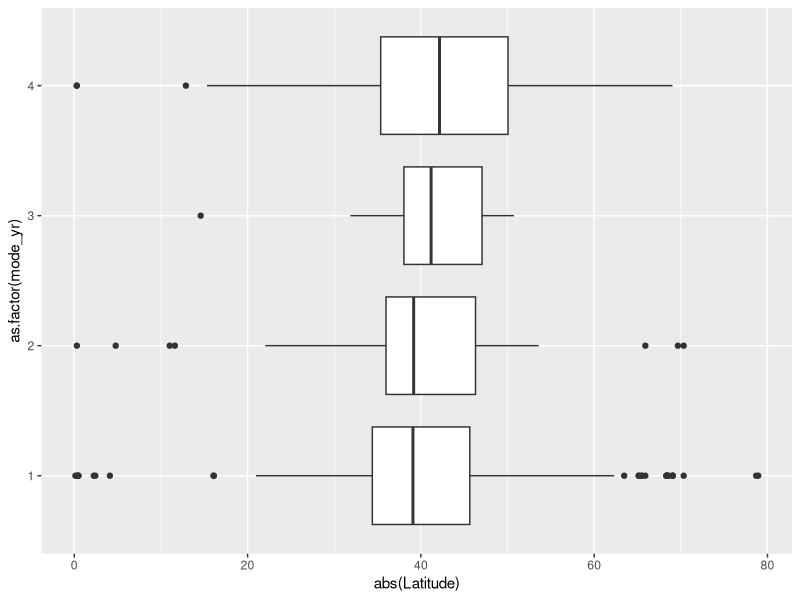
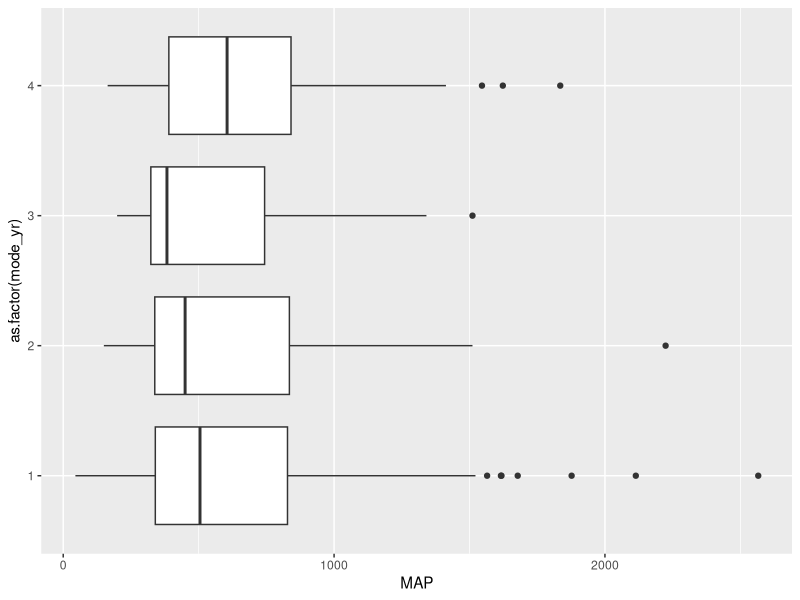
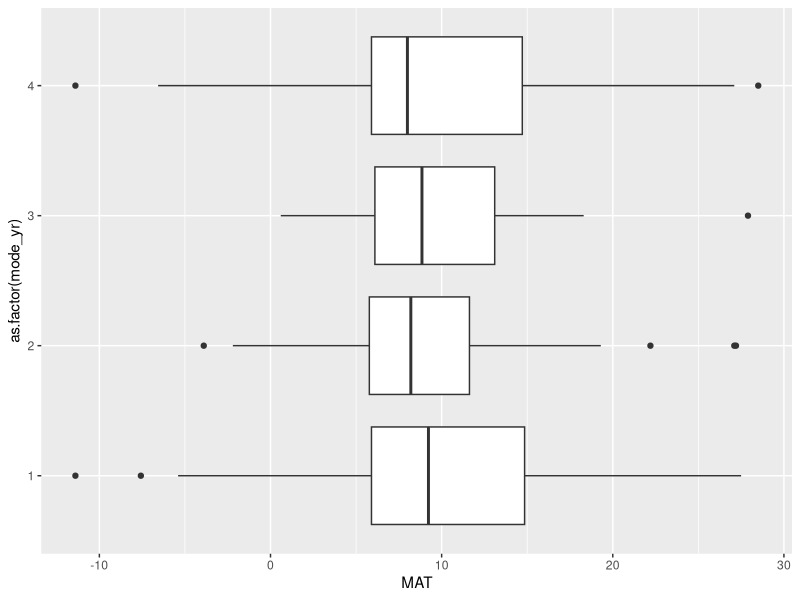
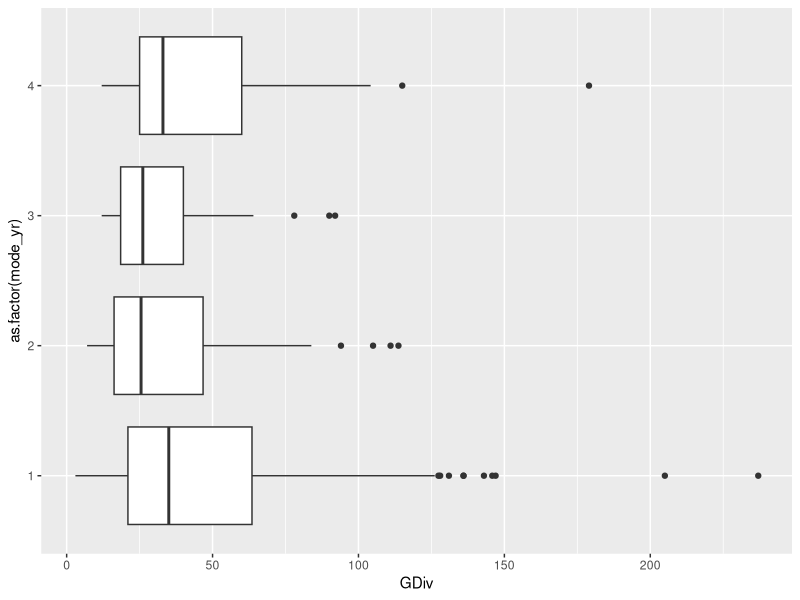
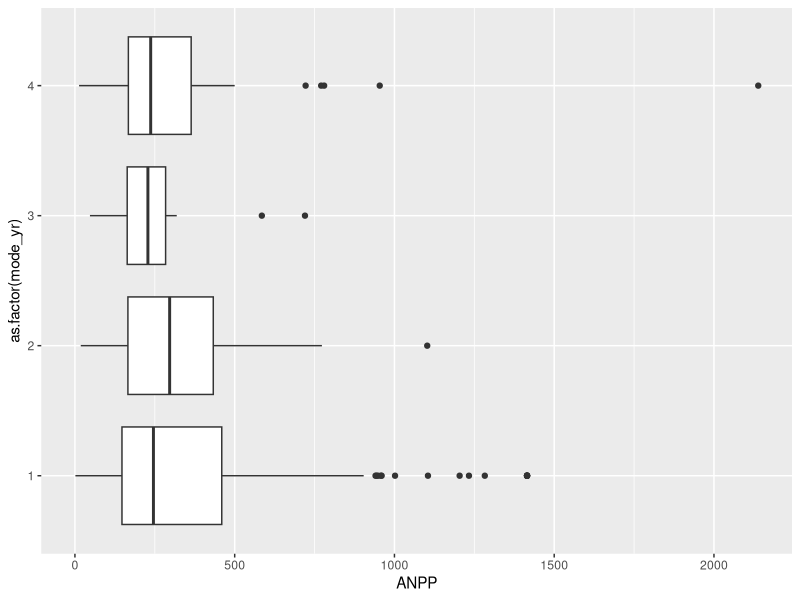
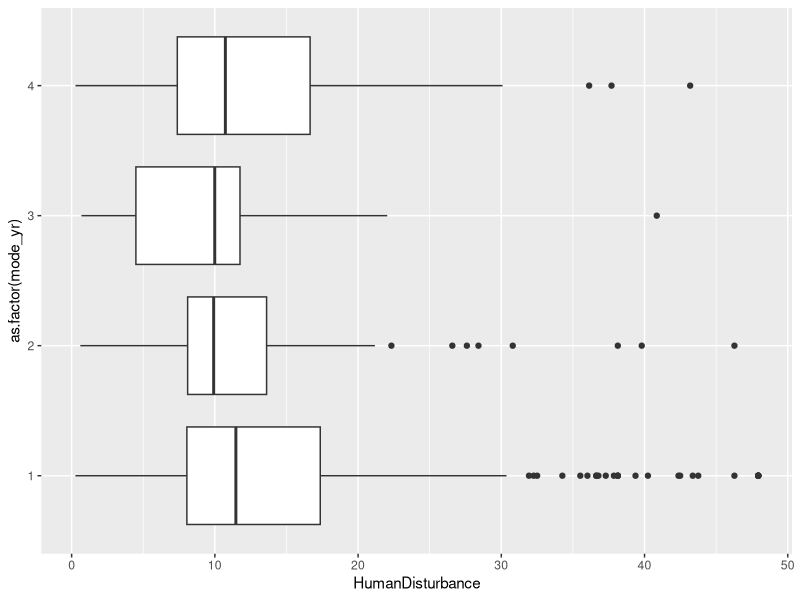
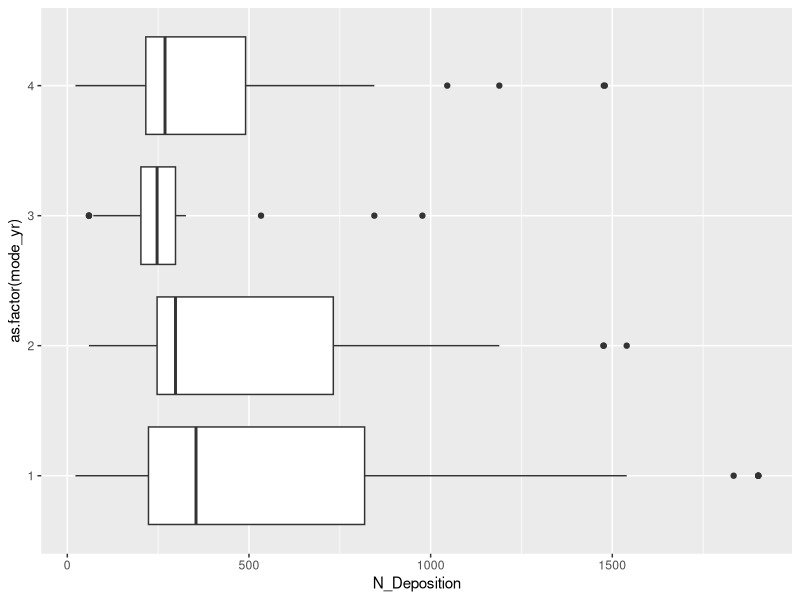

These charts were generated, in order, by the following R code:

library(MASS)
library(foreign)  
library(Hmisc)
library(tidyverse)

# read in data frame w/ mode # of codoms #
doms <- read.csv("df_combined.csv")


# boxplots for each predictor #
ggplot(doms, aes(x=as.factor(mode_yr), y=abs(Latitude)))+
  geom_boxplot()+
  coord_flip()

ggplot(doms, aes(x=as.factor(mode_yr), y=MAP))+
  geom_boxplot()+
  coord_flip()

ggplot(doms, aes(x=as.factor(mode_yr), y=MAT))+
  geom_boxplot()+
  coord_flip()

ggplot(doms, aes(x=as.factor(mode_yr), y=GDiv))+
  geom_boxplot()+
  coord_flip()

ggplot(doms, aes(x=as.factor(mode_yr), y=ANPP))+
  geom_boxplot()+
  coord_flip()

ggplot(doms, aes(x=as.factor(mode_yr), y=HumanDisturbance))+
  geom_boxplot()+
  coord_flip()

ggplot(doms, aes(x=as.factor(mode_yr), y=N_Deposition))+
  geom_boxplot()+
  coord_flip()

# Analyses #
a <- coef(summary(polr(as.factor(mode_yr) ~ MAP + MAT + GDiv + ANPP + HumanDisturbance + N_Deposition, data=doms, Hess=T)))
p <- pnorm(abs(a[,"t value"]), lower.tail=F)*2
b <- cbind(a, p)
